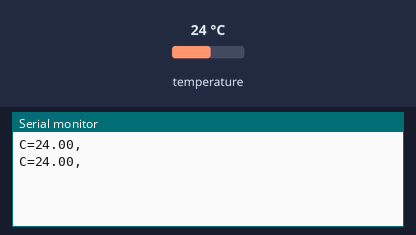
Simulated run of this sketch. Board: Arduino Uno, built with avr-gcc and run on an emulated ATmega328P. Shown: the last lines printed to the serial monitor. Inputs (shaded band) come from the test bench; at power-on: temperature 24 °C.

Above: at 15.8 s.
15.9 s: temperature set to 12 °C
At 25.9 s:
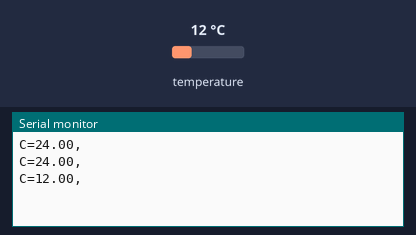
27.1 s: temperature set to 19 °C
At 36.0 s:
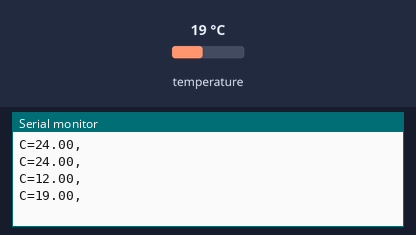
Timing chart, 0 to 37.5 s (numbered marks = the images above; inputs shaded):
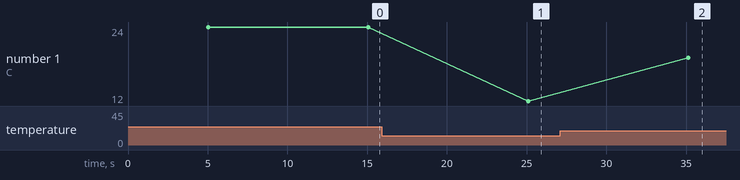

Measured:
- after the input at 15.9 s, the serial monitor: prints a new line after 9.2 s (image 1)
- after the input at 27.1 s, the serial monitor: prints a new line after 8.0 s (image 2)
- plotted number 1: 24 → 12 after the input at 15.9 s, 12 → 19 after the input at 27.1 s

The sketch:

spec-2-temeperature_sensor.ino
```cpp
#include <OneWire.h>


OneWire ds(2);
int period = 5000;
unsigned long time_now = 0;

void setup() {
  Serial.begin(9600);
}

void loop() {
  byte i;
  byte present = 0;

  byte data[12];
  byte addr[8];
  float Temp;

  time_now = millis();

  while(millis() < time_now + period){
    }

  if (!ds.search(addr)) {
    ds.reset_search();
    return;
  }

ds.reset();
  ds.select(addr);
  ds.write(0x44,1); // start conversion, with parasite power on at the end
  //delay(2000);

  present = ds.reset();
  ds.select(addr);
  ds.write(0xBE); // Read all data of Scratchpad

  for (i = 0; i < 9; i++)
     data[i] = ds.read(); {
  }

  Temp=(data[1]<<8)+data[0]; // calculate the Celsius.
  Temp=Temp/16;

  Serial.print("\nC="); // Celsius output
  Serial.print(Temp);
  Serial.print(", ");

}
```
